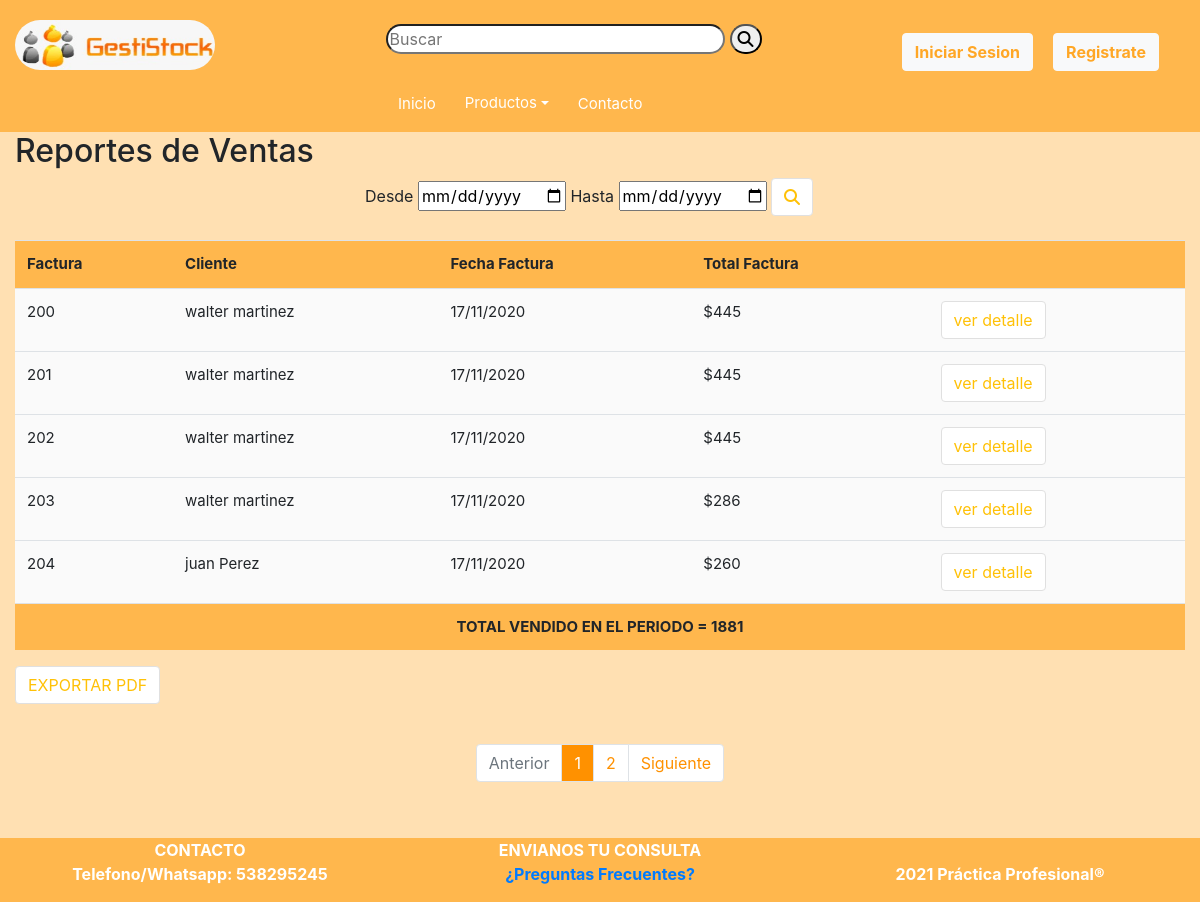
The app's page /reportesVentas.php?fDesde=0000-00-00&fHasta=0000-00-00&pagina=1, older data.
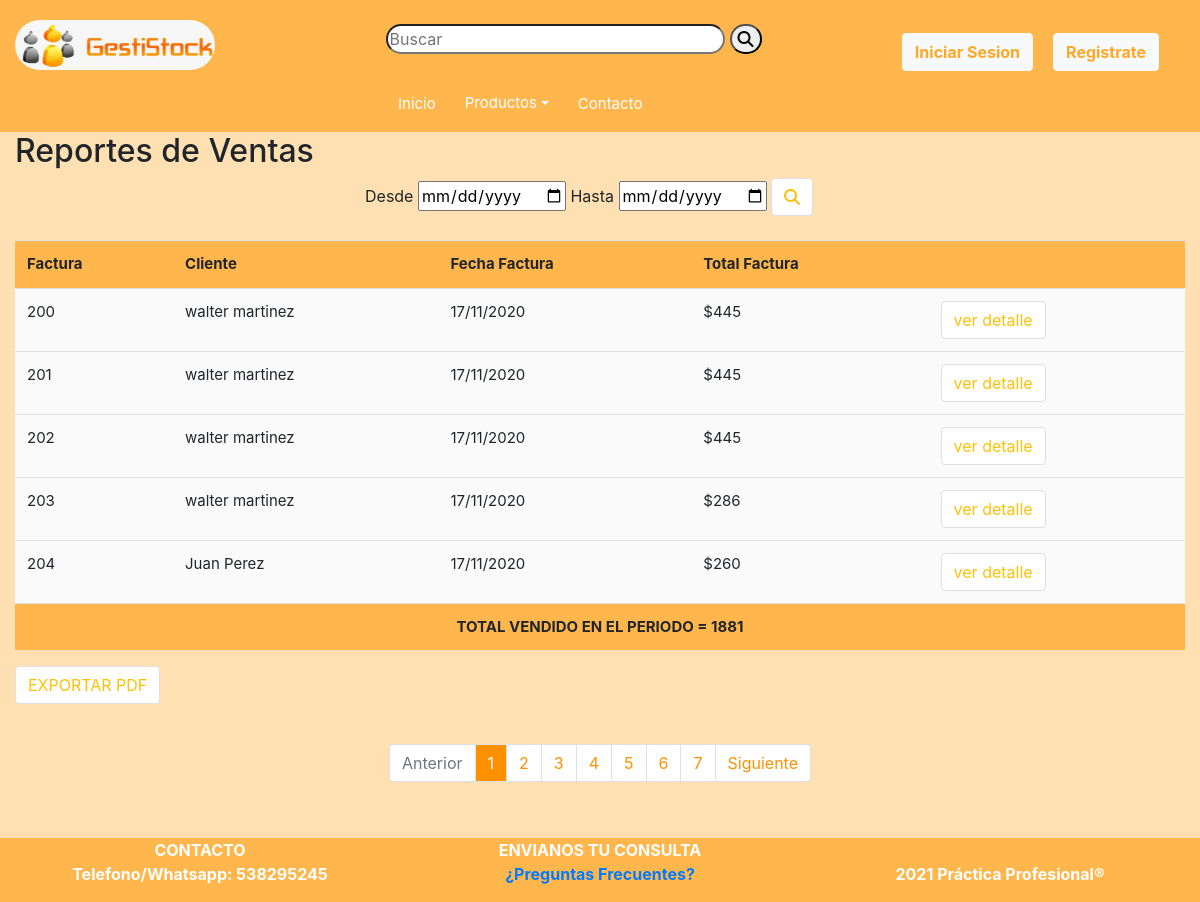
The same page, newer data.
### tables this page shows
CREATE TABLE `facturas` (
  `idFacturaVenta` int(11) NOT NULL,
  `idPersona` int(11) NOT NULL,
  `totalApagar` double NOT NULL,
  `fechaPedido` date NOT NULL
);

CREATE TABLE `personas` (
  `idPersona` int(11) NOT NULL,
  `numDocumento` int(11) NOT NULL,
  `idTipoDocumento` int(11) NOT NULL,
  `nombre` varchar(45) NOT NULL,
  `apellido` varchar(45) NOT NULL,
  `fechaNac` date NOT NULL,
  `usuario` varchar(45) NOT NULL,
  `contrasenia` varchar(45) NOT NULL,
  `idEstado` int(11) NOT NULL
);

CREATE TABLE `datosfacturas` (
  `idFactura` int(11) NOT NULL,
  `idTipoFactura` int(11) NOT NULL DEFAULT 3,
  `idTipoTransaccion` int(11) NOT NULL DEFAULT 1,
  `numFactura` int(11) NOT NULL
);

### reportesVentas.php (the view, shortened to what this page needs)
<?php
require 'header.php';
	if ((isset($_GET['fDesde']) && $_GET['fDesde']=='0000-00-00') && (isset($_GET['fHasta']) && $_GET['fHasta']=='0000-00-00')) {
		$consulta=mysqli_query($conexion,"SELECT count(idFacturaVenta) as cantFact FROM facturas as f WHERE  f.fechaPedido");
			while($r=mysqli_fetch_array($consulta)){
				$cantFact=$r['cantFact'];
			}
			$facturas_x_pag = 5;
			$paginas = $cantFact / $facturas_x_pag;
			$paginas = ceil($paginas);
			if (isset($_GET['pagina'])) {
				$iniciar = ($_GET['pagina'] - 1) * $facturas_x_pag;
				$queryFacturasIni="SELECT f.totalApagar as total, f.fechaPedido as fp, p.nombre,p.apellido, dt.numFactura as nFact from facturas as f
				JOIN personas as p on p.idPersona=f.idPersona
				JOIN datosfacturas as dt on dt.idFactura=f.idFacturaVenta
				order by dt.numFactura limit $iniciar,$facturas_x_pag ";
			    $rsFacturasIni=mysqli_query($conexion,$queryFacturasIni);
			}
	}
	?>
	<div class="row">
		<div class="col-md-12">
			<h2>Reportes de Ventas</h2>
		</div>
	</div>
	<form action="ventasPDF.php" method="POST">
		<div class="row justify-content-center">
			<div class="col-md-1"></div>
			<div class="col-md-6">
				<label for="fDesde">Desde</label>
				<input type="date" id="fDesde" name="fDesde" <?php if (isset($_GET['fDesde'])) {
				echo "value='".$_GET['fDesde']."'";
			} ?>>
				<label for="fHasta">Hasta</label>
				<input type="date" id="fHasta" name="fHasta" <?php if (isset($_GET['fHasta'])) {
				echo "value='".$_GET['fHasta']."'";
			}else{echo "value='".date("d-m-Y")."'";} ?>>
				<button name="buscar" value="0"  style="border-color: #e0e0e0;background:white" class="btn btn-outline-warning" id="button-addon2"><i class="fas fa-search"></i></button>
			</div>
		</div>
		</form>
		<br>
		<div class="row justify-content-center">
			<div class="col-md-12">
				<div style="background: white">
					<table class="table striped" style="background:#fafafa;">
						<tr>
							<th>Factura</th>
							<th>Cliente</th>
							<th>Fecha Factura</th>
							<th>Total Factura</th>
							<th></th>
						</tr>
						<?php
							$totalV=0;
							while ($rs1=mysqli_fetch_array($rsFacturasIni)){
								$fecha=date('d/m/Y',strtotime($rs1['fp']));?>
								<tr>
									<td><?php echo $rs1['nFact']; ?></td>
									<td><?php echo $rs1['nombre']." ".$rs1['apellido']; ?></td>
									<td><?php echo $fecha; ?></td>
									<td><?php echo "$".$rs1['total']; ?></td>
									<td>
										<form action="ventasPDF.php" method="POST">
											<button name="detallePDF" value="detalle" style="border-color: #e0e0e0;background:white" class="btn btn-outline-warning" id="button-addon2">ver detalle</button>
										</form>
									</td>
									<?php  $totalV+=$rs1['total']?>
								</tr>
							<?php };?>
							<tr align="center">
							   <th colspan="5"><?php echo "TOTAL VENDIDO EN EL PERIODO = ".$totalV ?></th>
							</tr>
					</table>
				</div>
			</div>
		</div>
		<form action="ventasPDF.php" method="POST">
			<button name="exportPDF" value="export" style="border-color: #e0e0e0;background:white" class="btn btn-outline-warning" id="button-addon2">EXPORTAR PDF</button>
	    </form>
	<div class="container" style="padding-top:40px">
				<nav arial-label="page navigation">
					<ul class="pagination justify-content-center">
					<li class="page-item <?php echo $_GET['pagina'] <= 1 ? 'disabled' : '' ?>"><a class="page-link" href="reportesVentas.php?fDesde=<?php echo $_GET['fDesde']; ?>&fHasta=<?php echo $_GET['fHasta'];?>&pagina=<?php echo $_GET['pagina'] - 1 ?>">Anterior</a></li>
					<?php for ($i = 1; $i <= $paginas; $i++) : ?>
						<li class="<?php echo $_GET['pagina'] == $i ? 'active' : '' ?>"><a class="page-link" href="reportesVentas.php?fDesde=<?php echo $_GET['fDesde']; ?>&fHasta=<?php echo $_GET['fHasta'];?>&pagina=<?php echo $i ?>"><?php echo $i ?></a></li>
					<?php endfor ?>
					<li class="page-item <?php echo $_GET['pagina'] >= $paginas ? 'disabled' : '' ?>"><a class="page-link" href="reportesVentas.php?fDesde=<?php echo $_GET['fDesde']; ?>&fHasta=<?php echo $_GET['fHasta'];?>&pagina=<?php echo $_GET['pagina'] + 1 ?>">Siguiente</a></li>
					</ul>
				</nav>
			</div>
	<?php
require 'footer.php'; ?>

Row changes from the older to the newer data that the page shows:
changed through a linked row, facturas "Perez": idPersona.nombre "juan" → "Juan"
Text that changed along with them:
new list line: "3"
new list line: "4"
new list line: "5"
new list line: "6"
new list line: "7"
